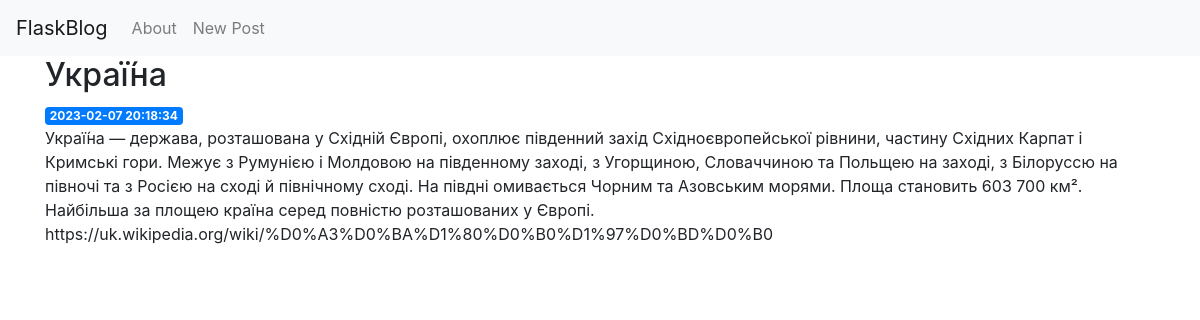
The page /1 on the database its author committed.
### app.py (models this page shows)
class Post(db.Model):
    __tablename__ = 'posts'
    id = db.Column(db.Integer, primary_key=True, autoincrement=True)
    created = db.Column(db.TIMESTAMP, nullable=False, server_default=db.func.now())
    title = db.Column(db.String, nullable=False)
    content = db.Column(db.String, nullable=False)

### app.py (the view)
@app.route('/<int:post_id>')
def post(post_id):
    post = Post.query.get(post_id)
    if post:
        return render_template('post.html', post=post)
    else:
        abort(404)

### templates/post.html
{% extends 'base.html' %}
{% block content %}
    <h2>{% block title %} {{ post['title'] }} {% endblock %}</h2>
    <span class="badge badge-primary">{{ post['created'] }}</span>
    <p>{{ post['content'] }}</p>
{% endblock %}

### rows shown on the page
Post: title "Украї́на", created "2023-02-07 20:18:34", content "Украї́на — держава, розташована у Східній Європі, охоплює південний захід Східноєвропейської рівнини, частину Східних Карпат і Кримські гори. Межує з Румунією і Молдовою на південному заході, з Угорщиною, Словаччиною та Польщею на заході, з Білоруссю на півночі та з Росією на сході й північному сході. На півдні омивається Чорним та Азовським морями. Площа становить 603 700 км². Найбільша за площею країна серед повністю розташованих у Європі. https://uk.wikipedia.org/wiki/%D0%A3%D0%BA%D1%80%D0%B0%D1%97%D0%BD%D0%B0"
